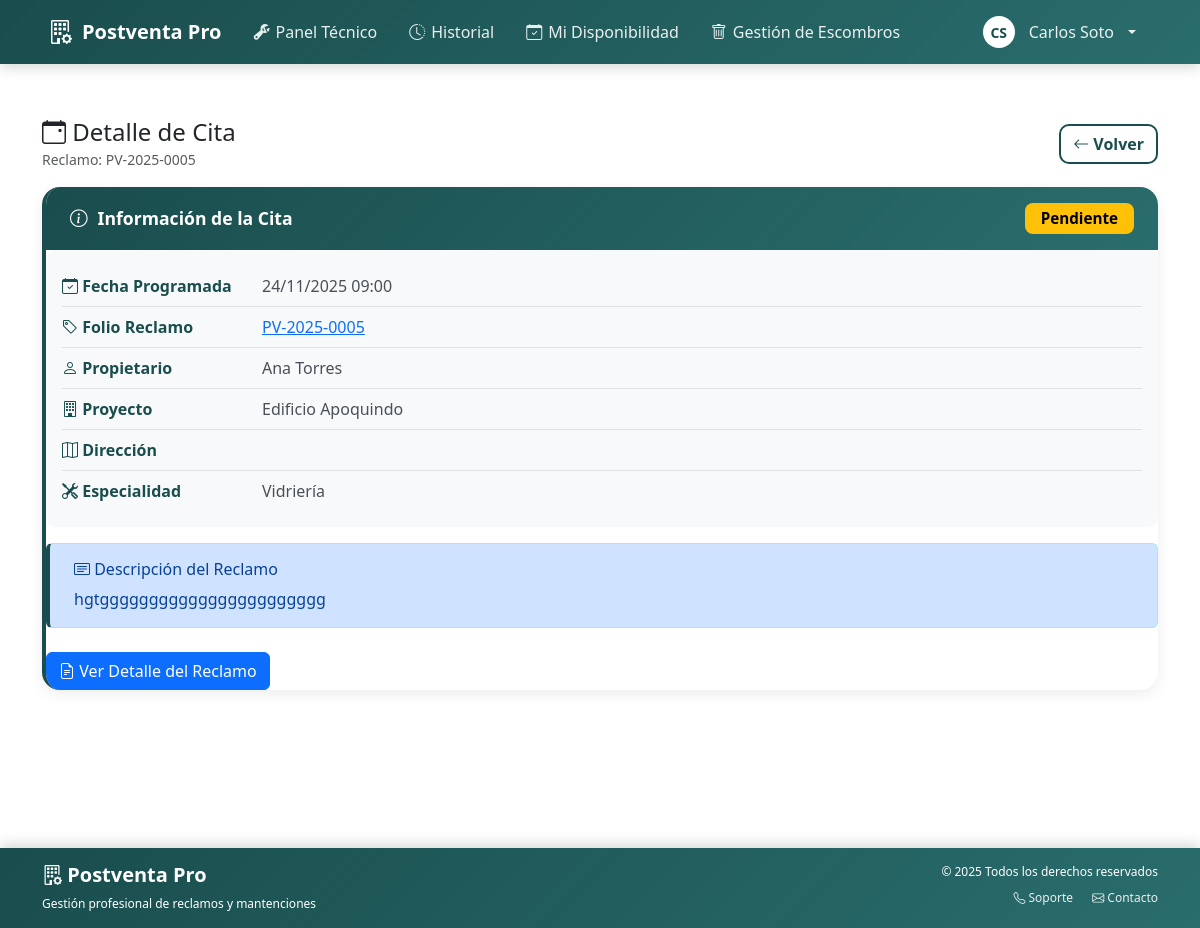
The app's page /tecnico/cita/46/ (signed in), older data.
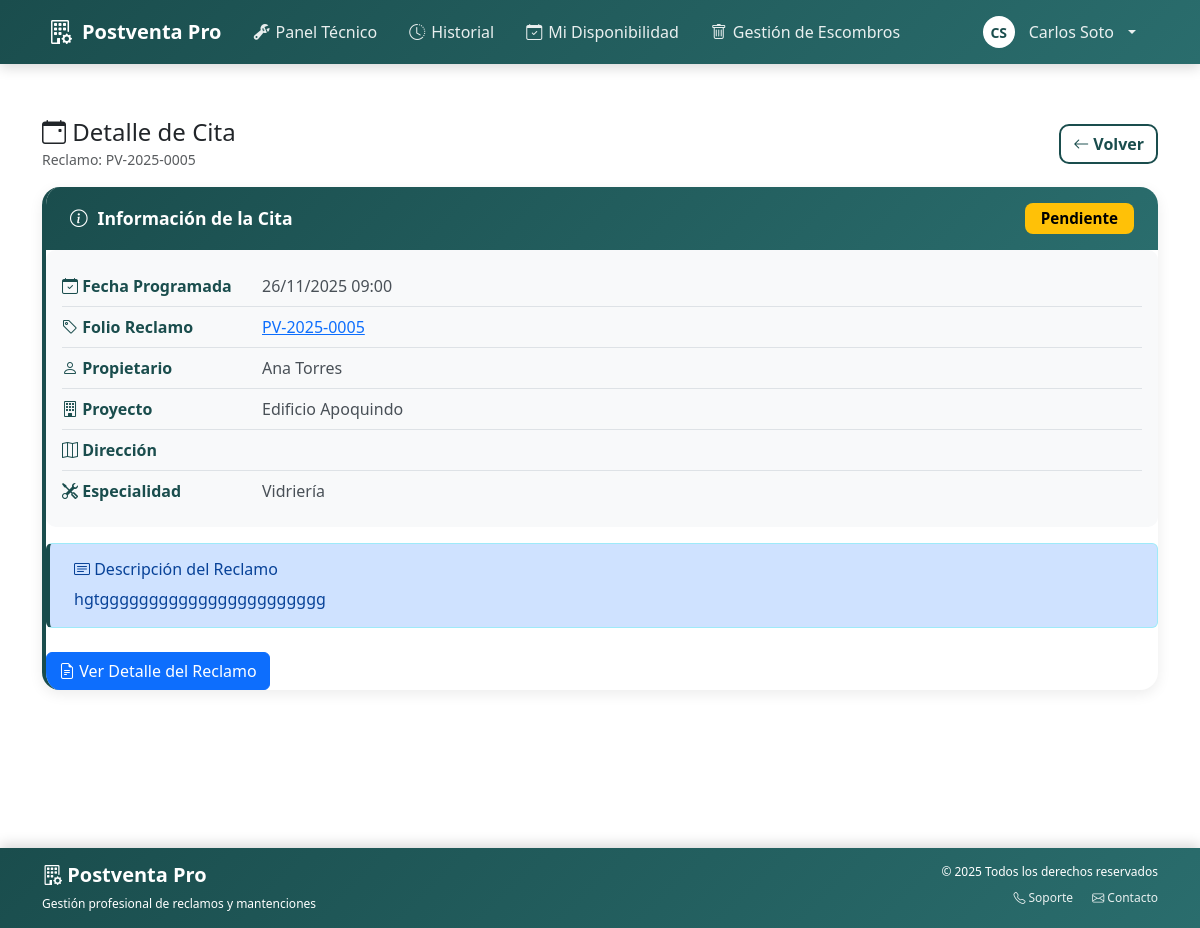
The same page, newer data.
### postventa_app/models.py (models this page shows, shortened)
class Cita(models.Model):
    id_cita = models.AutoField(primary_key=True)
    id_tecnico = models.ForeignKey(
        Tecnico,
        on_delete=models.CASCADE,
        db_column='id_tecnico',
        related_name='citas',
        null=True,
        blank=True
    )
    id_reclamo = models.ForeignKey(
        Reclamo,
        on_delete=models.CASCADE,
        db_column='id_reclamo',
        related_name='citas',
        null=True,
        blank=True
    )
    id_cliente = models.ForeignKey(
        'Propietario',
        on_delete=models.CASCADE,
        db_column='id_cliente',
        related_name='citas',
        null=True,
        blank=True
    )
    fecha_programada = models.DateTimeField(null=True, blank=True)
    fecha_confirmacion = models.DateTimeField(null=True, blank=True)
    ESTADO_CHOICES = [
        ('pendiente', 'Pendiente'),
        ('confirmada', 'Confirmada'),
        ('en_curso', 'En Curso'),
        ('completada', 'Completada'),
        ('cancelada', 'Cancelada'),
    ]
    estado = models.CharField(max_length=20, null=True, blank=True, choices=ESTADO_CHOICES)
    tipo_cita = models.CharField(max_length=50, null=True, blank=True)
    motivo_reprogramacion = models.TextField(null=True, blank=True)
    recordatorio_enviado = models.BooleanField(default=False)
    duracion_estimada_minutos = models.IntegerField(null=True, blank=True)
    class Meta:
        db_table = 'cita'
        verbose_name = 'Cita'
        verbose_name_plural = 'Citas'

class Reclamo(models.Model):
    """
    Entidad central del sistema.
    Gestiona todo el ciclo de vida de un reclamo desde ingreso hasta resolución.
    """
    id_reclamo = models.AutoField(primary_key=True)
    numero_folio = models.CharField(max_length=20, unique=True)
    descripcion = models.TextField(null=True, blank=False)
    resolucion = models.TextField(null=True, blank=True)
    unidad = models.CharField(max_length=50, null=True, blank=True)
    ubicacion_especifica = models.CharField(
        max_length=200,
        null=True,
        blank=True,
        db_column='ubicacion_especifica'
    )
    fecha_ingreso = models.DateTimeField(null=True, blank=True)
    fecha_resolucion = models.DateTimeField(null=True, blank=True)
    fecha_asignacion = models.DateTimeField(null=True, blank=True)
    tiempo_estimado_horas = models.IntegerField(
        null=True,
        blank=True,
        db_column='tiempo_estimado_horas'
    )
    ESTADO_CHOICES = [
        ('ingresado', 'Ingresado'),
        ('asignado', 'Asignado'),
        ('en_ejecucion', 'En Ejecución'),
        ('en_proceso', 'En Proceso'),
        ('completado', 'Completado'),
        ('resuelto', 'Reclamo Resuelto'),
        ('cancelado', 'Cancelado'),
    ]
    estado = models.CharField(max_length=50, choices=ESTADO_CHOICES, default='ingresado')
    prioridad = models.CharField(max_length=20, null=True, blank=True)
    requiere_aprobacion = models.BooleanField(
        default=False,
        db_column='requiere_aprobacion'
    )
    categoria = models.ForeignKey(
        Especialidad,
        on_delete=models.SET_NULL,
        null=True,
        blank=True,
        related_name='reclamos'
    )
    propietario = models.ForeignKey(
        Propietario,
        on_delete=models.CASCADE,
        null=False,
        blank=False,
        related_name='reclamos'
    )
    proyecto = models.ForeignKey(
        Proyecto,
        on_delete=models.CASCADE,
        related_name='reclamos',
        null=False,
        blank=False
    )
    tecnico_asignado = models.ForeignKey(
        'Tecnico',
        on_delete=models.SET_NULL,
        null=True,
        blank=True,
        related_name='reclamos_asignados'
    )
    requiere_retiro_escombros = models.BooleanField(
        default=False,
        verbose_name='Requiere retiro de escombros'
    )
    class Meta:
        db_table = 'reclamo'
        verbose_name = 'Reclamo'
        verbose_name_plural = 'Reclamos'

class Propietario(models.Model):
    """
    Representa al propietario de una unidad que realiza reclamos postventa.
    Es el usuario final del sistema.
    """
    TIPO_PROPIETARIO = [
        ('natural', 'Persona Natural'),
        ('juridica', 'Persona Jurídica'),
    ]
    ESTADO_PROPIETARIO = [
        ('activo', 'Activo'),
        ('inactivo', 'Inactivo'),
    ]
    user = models.OneToOneField(User, on_delete=models.CASCADE, related_name='propietario', verbose_name="Usuario del sistema")
    nombre = models.CharField(max_length=120, verbose_name="Nombre completo")
    rut = models.CharField(max_length=12, verbose_name="RUT/DNI")
    tipo_propietario = models.CharField(max_length=10, choices=TIPO_PROPIETARIO, default='natural', verbose_name="Tipo de propietario")
    email = models.EmailField(verbose_name="Correo electrónico")
    telefono = models.CharField(max_length=30, verbose_name="Teléfono")
    telefono_alternativo = models.CharField(max_length=30, blank=True, null=True, verbose_name="Teléfono alternativo")
    direccion = models.CharField(max_length=200, verbose_name="Dirección")
    proyecto = models.ForeignKey('Proyecto', on_delete=models.SET_NULL, null=True, blank=True, related_name='propietarios', verbose_name="Proyecto de vivienda")

class Proyecto(models.Model):
    fecha_registro = models.DateTimeField(auto_now_add=True, verbose_name="Fecha de registro")
    """
    Proyectos inmobiliarios.
    """
    id_proyecto = models.AutoField(primary_key=True)
    codigo = models.CharField(max_length=50, unique=True, verbose_name="Código del proyecto", default="")
    nombre = models.CharField(max_length=100)
    direccion = models.TextField(null=True, blank=True)
    tipo_proyecto = models.CharField(max_length=50, null=True, blank=True)
    fecha_inicio = models.DateField(null=True, blank=True, verbose_name="Fecha de inicio")
    fecha_entrega = models.DateField(null=True, blank=True)
    cantidad_unidades = models.IntegerField(null=True, blank=True)
    encargado = models.CharField(max_length=120, blank=True, null=True, verbose_name="Encargado del proyecto")
    telefono_encargado = models.CharField(max_length=30, blank=True, null=True, verbose_name="Teléfono encargado")
    ESTADO_CHOICES = [
        ("entregado", "Entregado"),
        ("garantia", "En Garantía"),
        ("finalizado", "Finalizado"),
    ]
    estado = models.CharField(max_length=20, choices=ESTADO_CHOICES, default="entregado")
    observaciones = models.TextField(blank=True, null=True, verbose_name="Observaciones")
    constructora = models.ForeignKey(
        Constructora,
        on_delete=models.CASCADE,
        related_name='proyectos',
        verbose_name="Constructora",
        null=True,
        blank=True
    )
    class Meta:
        db_table = 'proyecto'
        verbose_name = 'Proyecto'
        verbose_name_plural = 'Proyectos'

class Especialidad(models.Model):
    nombre = models.CharField(max_length=50, unique=True)
    descripcion = models.TextField(null=True, blank=True)
    class Meta:
        db_table = 'especialidad'
        verbose_name = 'Especialidad'
        verbose_name_plural = 'Especialidades'
    def __str__(self):
        return self.nombre

### postventa_app/views.py (the view, shortened to what this page needs)
# urls.py: path('tecnico/cita/<int:cita_id>/', views.tecnico_detalle_cita, name='tecnico_detalle_cita'),
@login_required
def tecnico_detalle_cita(request, cita_id):
    from datetime import date
    cita = get_object_or_404(Cita, id_cita=cita_id)
    tecnico = get_tecnico_from_user(request.user)
    if not tecnico or cita.id_tecnico.id_tecnico != tecnico.id_tecnico:
        messages.error(request, 'No tienes permiso para acceder a esta cita.')
        return redirect('dashboard_tecnico')
    reclamo = cita.id_reclamo
    if not reclamo:
        messages.error(request, 'Esta cita no tiene un reclamo asociado.')
        return redirect('dashboard_tecnico')
    archivos = ArchivoEvidencia.objects.filter(id_reclamo=reclamo)
    citas = Cita.objects.filter(id_reclamo=reclamo, id_tecnico=tecnico).order_by('-fecha_programada')
    categoria_nombre = None
    if reclamo.categoria:
        if isinstance(reclamo.categoria, Especialidad):
            categoria_nombre = reclamo.categoria.nombre
        else:
            try:
                especialidad = Especialidad.objects.get(id=int(reclamo.categoria))
                categoria_nombre = especialidad.nombre
            except (Especialidad.DoesNotExist, ValueError):
                categoria_nombre = str(reclamo.categoria)
    context = {
        'reclamo': reclamo,
        'tecnico': tecnico,
        'cita': cita,
        'archivos': archivos,
        'citas': citas,
        'categoria_nombre': categoria_nombre,
        'today': date.today(),
    }
    return render(request, 'tecnico/detalle_cita.html', context)

### postventa_app/context_processors.py (called while the page is built)
def tecnico_context(request):
    tecnico = None
    tecnico_iniciales = ''
    user = getattr(request, 'user', None)
    if user and getattr(user, 'is_authenticated', False):
        try:
            tecnico = Tecnico.objects.get(email__iexact=(user.email or ''))
        except Tecnico.DoesNotExist:
            try:
                tecnico = Tecnico.objects.get(rut=user.username)
            except Tecnico.DoesNotExist:
                tecnico = None
        if tecnico and tecnico.nombre:
            partes = tecnico.nombre.strip().split()
            tecnico_iniciales = ''.join([p[0].upper() for p in partes if p])
    return {
        'tecnico': tecnico,
        'tecnico_iniciales': tecnico_iniciales,
    }

### postventa_app/views.py (called while the page is built)
def get_tecnico_from_user(user):
    if not user or not getattr(user, 'is_authenticated', False):
        return None
    try:
        return Tecnico.objects.get(email__iexact=(user.email or ''))
    except Tecnico.DoesNotExist:
        pass
    try:
        return Tecnico.objects.get(rut=user.username)
    except Tecnico.DoesNotExist:
        return None

### postventa_app/templates/tecnico/detalle_cita.html (shortened to what this page needs)
{% extends 'base.html' %}
{% block content %}
<div class="container py-4">
  <div class="d-flex align-items-center justify-content-between mb-3">
    <div>
      <h4 class="mb-0"><i class="bi bi-calendar-event"></i> Detalle de Cita</h4>
      <small class="text-muted">Reclamo: {{ cita.id_reclamo.numero_folio }}</small>
    </div>
    <div class="d-flex gap-2">
      <a href="{% url 'tecnico_historial_citas' %}" class="btn btn-outline-primary"><i class="bi bi-arrow-left"></i> Volver</a>
    </div>
  </div>
  <div class="card-custom">
    <div class="card-header-custom">
      <i class="bi bi-info-circle"></i>
      <span>Información de la Cita</span>
      <span class="ms-auto">
        <span class="badge badge-estado badge-estado-{{ cita.estado }}">
          {{ cita.get_estado_display }}
        </span>
      </span>
    </div>
    <div class="card-body">
      <div class="detalle-cuadro">
        <div class="detalle-fila">
          <div class="detalle-label"><i class="bi bi-calendar-check"></i> Fecha Programada</div>
          <div class="detalle-valor">{{ cita.fecha_programada|date:"d/m/Y H:i" }}</div>
        </div>
        <div class="detalle-fila">
          <div class="detalle-label"><i class="bi bi-tag"></i> Folio Reclamo</div>
          <div class="detalle-valor">
            <a href="{% url 'tecnico_detalle_reclamo' cita.id_reclamo.id_reclamo %}" class="text-primary">
              {{ cita.id_reclamo.numero_folio }}
            </a>
          </div>
        </div>
        <div class="detalle-fila">
          <div class="detalle-label"><i class="bi bi-person"></i> Propietario</div>
          <div class="detalle-valor">{{ cita.id_cliente.nombre }}</div>
        </div>
        <div class="detalle-fila">
          <div class="detalle-label"><i class="bi bi-building"></i> Proyecto</div>
          <div class="detalle-valor">{{ cita.id_reclamo.proyecto.nombre }}</div>
        </div>
        <div class="detalle-fila">
          <div class="detalle-label"><i class="bi bi-map"></i> Dirección</div>
        </div>
        <div class="detalle-fila">
          <div class="detalle-label"><i class="bi bi-tools"></i> Especialidad</div>
          <div class="detalle-valor">
            {% if cita.id_reclamo.categoria %}
              {{ cita.id_reclamo.categoria }}
            {% else %}
              <span class="text-muted">No especificada</span>
            {% endif %}
          </div>
        </div>
      </div>
      {% if cita.id_reclamo.descripcion %}
      <div class="alert alert-info py-3 px-4" style="border-left:4px solid var(--color-primary);">
        <h6 class="mb-2"><i class="bi bi-card-text"></i> Descripción del Reclamo</h6>
        <p class="mb-0">{{ cita.id_reclamo.descripcion }}</p>
      </div>
      {% endif %}
      <div class="d-flex gap-2 mt-4">
        <a href="{% url 'tecnico_detalle_reclamo' cita.id_reclamo.id_reclamo %}" class="btn btn-primary">
          <i class="bi bi-file-earmark-text"></i> Ver Detalle del Reclamo
        </a>
      </div>
    </div>
  </div>
</div>
{% endblock %}

Row changes from the older to the newer data that the page shows:
changed Cita "Pendiente": fecha_programada "24/11/2025 09:00" → "26/11/2025 09:00"
